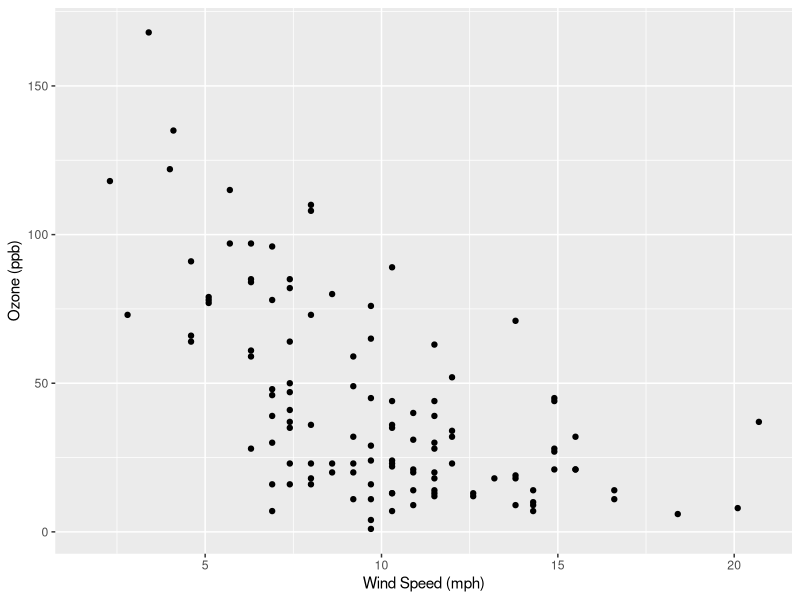
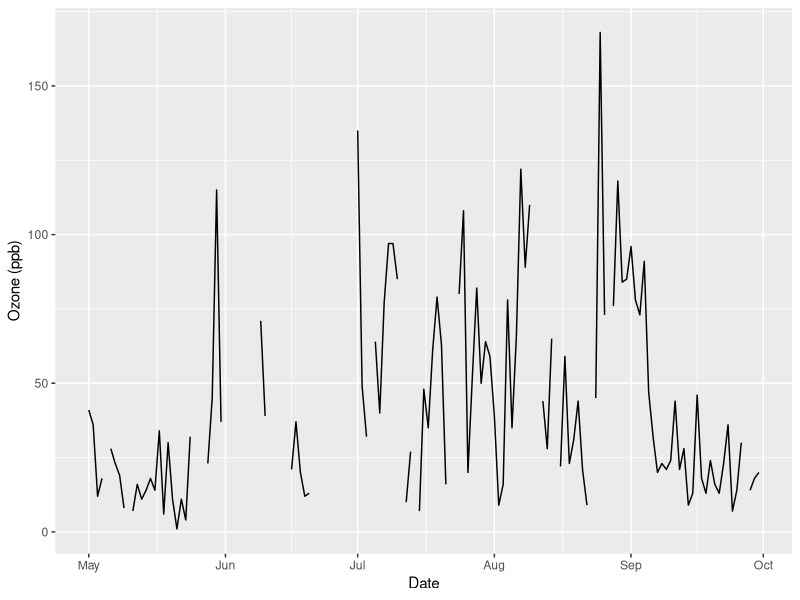
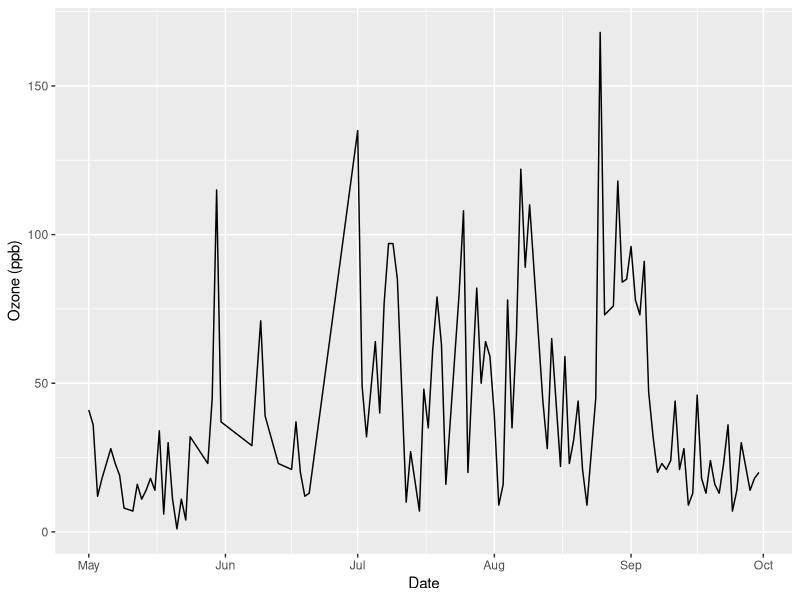
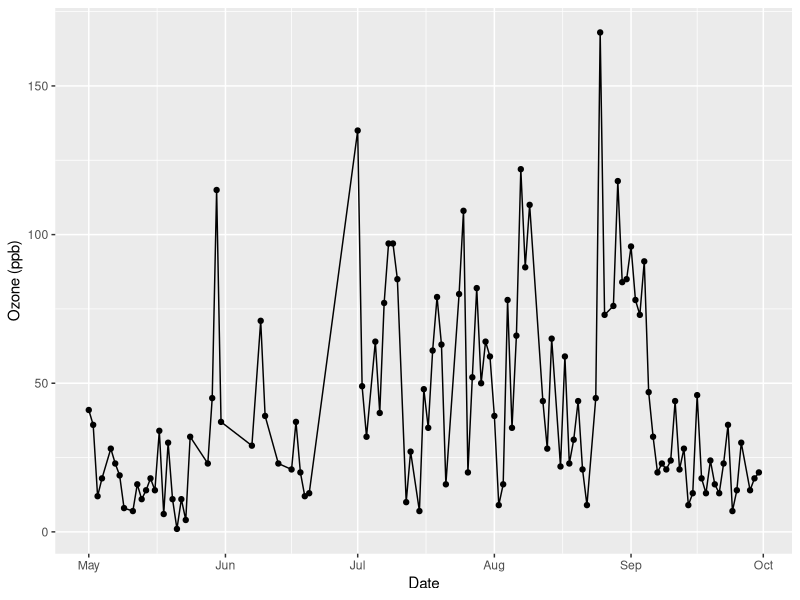
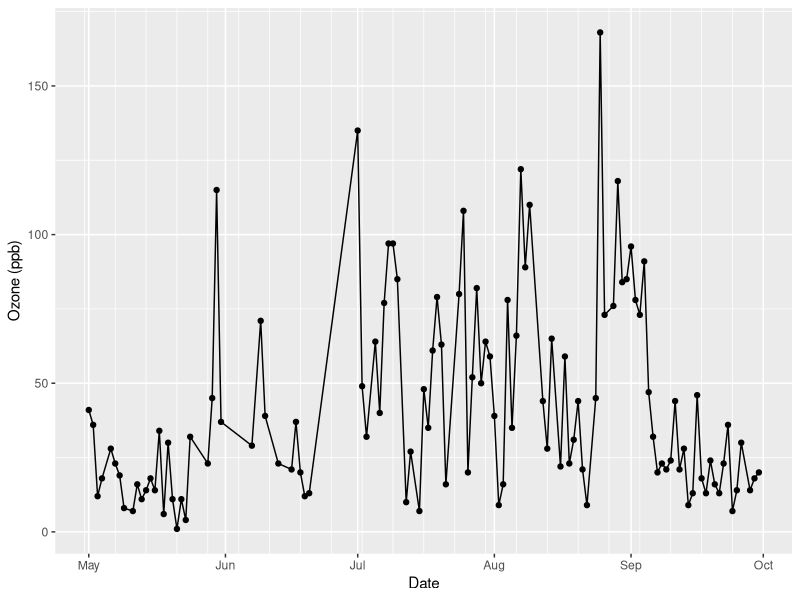
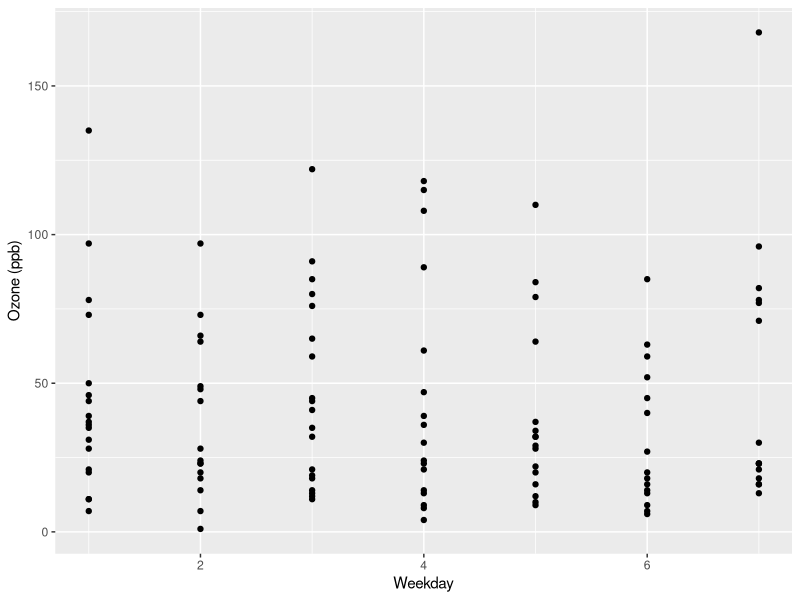
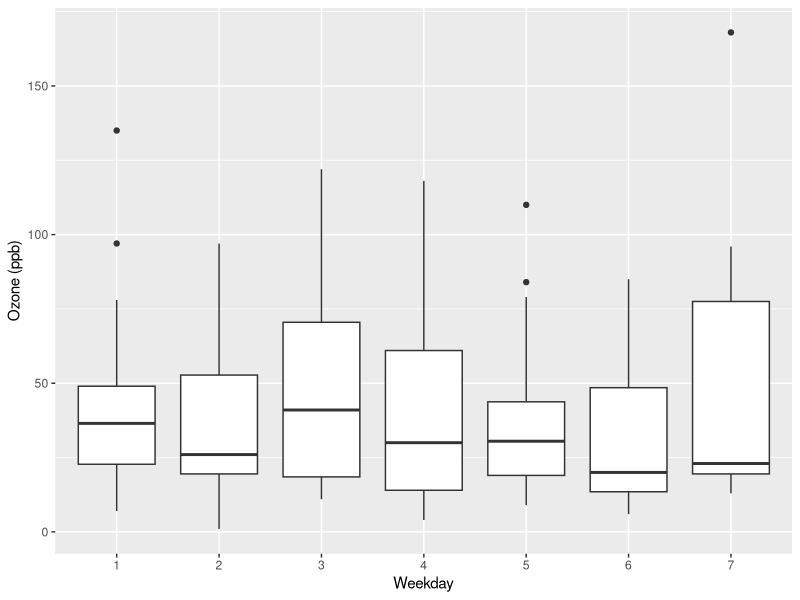

These charts were generated, in order, by the following R code:
## ---- chunk 1
knitr::opts_chunk$set(
  echo = TRUE,
  message = FALSE,
  warning = FALSE,
  cache = FALSE,
  fig.align = "center",
  fig.width = 5,
  fig.height = 4,
  dev = "png"
)
options(scipen = 999)
## ---- chunk 2
head(airquality)
## ---- chunk 3
library(tidyverse)

airquality %>%
  ggplot(aes(Wind, Ozone)) +
  geom_point() +
  labs(x = "Wind Speed (mph)", y = "Ozone (ppb)")
## ---- chunk 4
library(lubridate)

airquality_formatted <-
  airquality %>%
  as_tibble() %>% # tibbles are nicer to work with than data frames, do you know why?
  mutate(Date = make_date("1973", Month, Day))

airquality_formatted
## ---- chunk 5
p1 <-
  airquality_formatted %>%
  ggplot(aes(Date, Ozone)) +
  geom_line() +
  labs(y = "Ozone (ppb)")

p1
## ---- chunk 6
airquality_nona <- drop_na(airquality_formatted, Ozone)

p2 <-
  airquality_nona %>%
  ggplot(aes(Date, Ozone)) +
  geom_line() + 
  labs(y = "Ozone (ppb)")

p2
## ---- chunk 7
p3 <- p2 + geom_point()
p3
## ---- chunk 8
p4 <- p3 + scale_x_date(minor_breaks = "weeks")
p4
## ---- chunk 9
airquality_1973 <-
  airquality_nona %>%
  mutate(Weekday = wday(Date))

airquality_1973 %>%
  ggplot(aes(Weekday, Ozone)) +
  geom_point() + 
  labs(y = "Ozone (ppb)")
## ---- chunk 10
airquality_1973 %>%
  ggplot(aes(as.ordered(Weekday), Ozone)) +
  geom_boxplot() +
  labs(x = "Weekday", y = "Ozone (ppb)")
